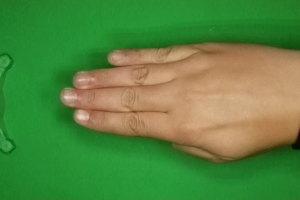
#> input picture models/CNN_3/data/paper/BI9YnLkJ5wFZe6w8.png, 300 x 200 px
$ python -i datacleaning.py   (imports and definitions only)
#> lines starting #> are read from the running program, lines starting #| are printed output that depends on the picture; after the words box and inside, x2 and y2 are one past the last pixel; in counts of white or black regions, pixels touching at a corner belong together
#> further down, picture is the input picture: shape (200, 300, 3); mean B, G, R 64.2, 134.6, 86.6
# models/CNN_3/datacleaning.py
# Clean & augment RPS dataset for CNN_3 (revised)
from pathlib import Path
from typing import Tuple, List
import argparse
import shutil
import cv2
import numpy as np

CLASSES = ["rock", "paper", "scissors"]

# HSV green range (conservativo)
LOWER_GREEN = np.array([35, 35, 40], dtype=np.uint8)
UPPER_GREEN = np.array([85, 255, 255], dtype=np.uint8)

# ----------------------------
# Paths & IO
# ----------------------------
# [19 lines left out: functions detect_input_dir, ensure_clean_dir, not called in this run]

def is_image_file(name: str) -> bool:
    name = name.lower()
    return name.endswith((".png", ".jpg", ".jpeg", ".bmp", ".webp"))

# ----------------------------
# Geometry helpers
# ----------------------------
# [46 lines left out: functions center_crop_to_aspect, smart_resize, grayworld_white_balance, clahe_on_foreground, not called in this run]

def light_denoise(bgr: np.ndarray) -> np.ndarray:
    # leggerissimo per non sfocare i bordi
    return cv2.bilateralFilter(bgr, d=5, sigmaColor=30, sigmaSpace=30)

# ----------------------------
# Green-screen removal (robusto + matte morbida)
# ----------------------------
def green_mask_hsv_dom(bgr: np.ndarray) -> np.ndarray:
    """Combina HSV inRange con un criterio di 'green dominance' per catturare verdi problematici."""
    hsv = cv2.cvtColor(bgr, cv2.COLOR_BGR2HSV)
#> hsv: shape (200, 300, 3); mean H, S, V 45.5, 162.9, 149.1
    m1 = cv2.inRange(hsv, LOWER_GREEN, UPPER_GREEN)
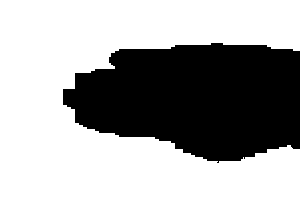
#> m1: shape (200, 300); 64% white; 1 black region, box (x1, y1, x2, y2) and area: (63, 43, 300, 163) 21570

    # green dominance: G nettamente > R e B
    b, g, r = cv2.split(bgr.astype(np.int16))
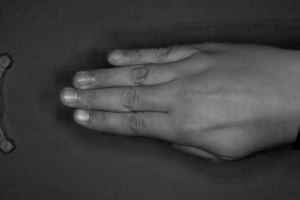
#> b: shape (200, 300) int16; min 0, max 197, mean 64.2
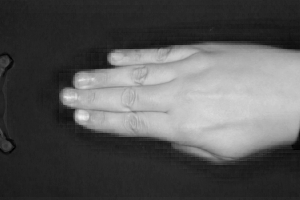
#> r: shape (200, 300) int16; min 1, max 240, mean 86.6
    dom = (g - np.maximum(b, r)) > 25
#> dom: shape (200, 300) bool; 63.1% white; 2 black regions (1 under 20 px), largest, box (x1, y1, x2, y2) and area: (59, 41, 300, 165) 22117
    m2 = np.zeros_like(m1)
    m2[dom] = 255

    mask = cv2.bitwise_or(m1, m2)

    # chiudi piccoli buchi senza mangiare il bordo
    k = cv2.getStructuringElement(cv2.MORPH_ELLIPSE, (3, 3))
    mask = cv2.morphologyEx(mask, cv2.MORPH_CLOSE, k, iterations=1)
#> mask: shape (200, 300); 64.1% white; 1 black region, box (x1, y1, x2, y2) and area: (63, 43, 300, 162) 21524
    return mask

def soft_alpha_from_mask(bg_mask: np.ndarray, feather_px: int = 6) -> np.ndarray:
    """
    Converte una mask binaria (255 = background) in alpha morbida con distance transform.
    feather_px controlla la transizione (raggio ~ in pixel).
    """
#> called with feather_px = 6
    bg = (bg_mask > 127).astype(np.uint8)
    fg = 1 - bg
    # distanza dal foregound e dal background
    d_to_fg = cv2.distanceTransform(bg, distanceType=cv2.DIST_L2, maskSize=3)
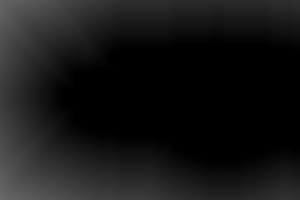
#> d_to_fg: shape (200, 300) float32; min 0, max 105, mean 22.7
    d_to_bg = cv2.distanceTransform(fg, distanceType=cv2.DIST_L2, maskSize=3)
    # alpha = 1 su foreground, 0 sul background, transizione morbida
    alpha = d_to_bg / (d_to_bg + d_to_fg + 1e-6)
    if feather_px > 0:
        ksz = max(3, int(2 * feather_px + 1) | 1)
        alpha = cv2.GaussianBlur(alpha, (ksz, ksz), feather_px)
    alpha = np.clip(alpha, 0, 1)
    return alpha.astype(np.float32)

def remove_green_and_add_white_bg(bgr: np.ndarray,
                                  feather_px: int = 6,
                                  do_despill: bool = True) -> tuple[np.ndarray, np.ndarray]:
    """
    Ritorna (composited_bgr, fg_mask_uint8). Edge puliti, niente scalini.
    """
    mask_bg = green_mask_hsv_dom(bgr)  # 255 = background
    alpha = soft_alpha_from_mask(mask_bg, feather_px=feather_px)

    # Despill solo in una corona sottile attorno ai bordi
    if do_despill:
        ring = cv2.Canny((mask_bg == 255).astype(np.uint8)*255, 50, 150)
#> ring: shape (200, 300); 0.97% white in thin lines or dots, all inside (x1, y1, x2, y2) = (62, 42, 300, 162)
        ring = cv2.dilate(ring, np.ones((3, 3), np.uint8), iterations=1) > 0
#> ring: shape (200, 300) bool; 3.1% white; 1 white region, box (x1, y1, x2, y2) and area: (61, 41, 300, 163) 1851
    else:
        ring = None

    bgr2 = bgr.astype(np.float32).copy()
    if ring is not None:
        g = bgr2[:, :, 1]
        rb = np.minimum(bgr2[:, :, 0], bgr2[:, :, 2]) * 1.05
        g[ring] = np.minimum(g[ring], rb[ring])
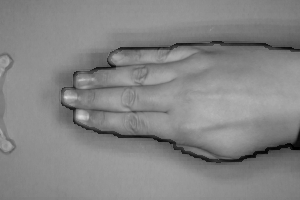
#> g: shape (200, 300) float32; min 0, max 217, mean 133.1

    white = np.full_like(bgr2, 255.0, dtype=np.float32)
    out = bgr2 * alpha[..., None] + white * (1.0 - alpha[..., None])
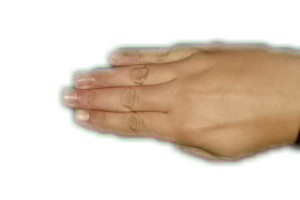
#> out: shape (200, 300, 3) float32; mean B, G, R 198, 211.8, 226.1
    out = np.clip(out, 0, 255).astype(np.uint8)

    fg_mask = (alpha > 0.5).astype(np.uint8) * 255
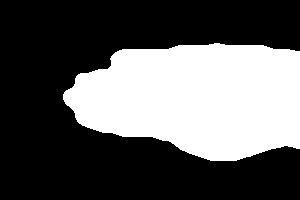
#> fg_mask: shape (200, 300); 35.8% white; 1 white region, box (x1, y1, x2, y2) and area: (63, 43, 300, 161) 21505
    return out, fg_mask

# ----------------------------
# Auto-crop del soggetto
# ----------------------------
# [162 lines left out: functions crop_to_subject, strong_augmentation, process_image, build_argparser, main, not called in this run]

# [2 lines not run here, left out]

>>> import cv2
>>> picture = cv2.imread('data/paper/BI9YnLkJ5wFZe6w8.png')
>>> result = remove_green_and_add_white_bg(picture)
